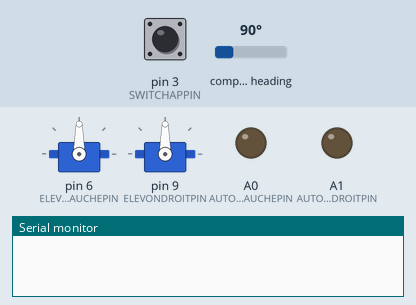
Recording of a sketch running on a simulated Arduino Uno, built with avr-gcc and run on an emulated ATmega328P. On the bench: 2 × servo, output pins drawn as LEDs (lit = HIGH), the last lines printed to the serial monitor. Wiring (inferred from the names in the program): CMPS compass at I2C address 0x60. The test bench sets the inputs (shaded band); at power-on: pin 3 (SWITCHAPPIN) HIGH, compass heading 90°. Storage starts empty.

Above: at 0.1 s.
At 1.1 s:
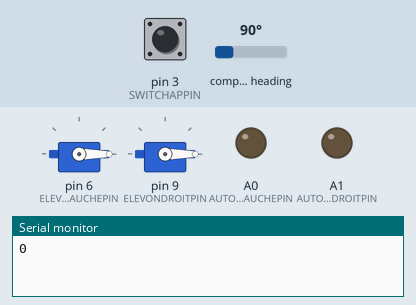
At 2.1 s:
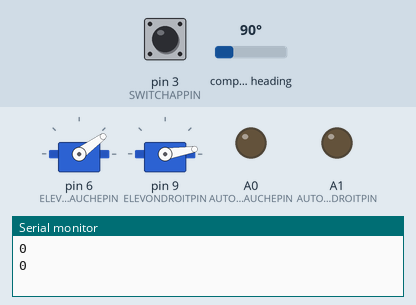
Timing chart, 0 to 3.6 s (numbered marks = the images above):
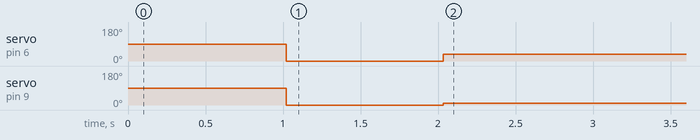

Measured:
- by itself, servo on pin 6 (ELEVONGAUCHEPIN): 90° → 0° at 1.0 s, → 36° 1.0 s later
- by itself, servo on pin 9 (ELEVONDROITPIN): 90° → 0° at 1.0 s, → 9° 1.0 s later

The sketch:

auto_pilot_v2.ino
```cpp
#include "auto_pilot_v2.h"

void setup() {
  if (DEBUG) {
    Serial.begin(9600);
  }
  //Initialisation centerale inertielle
  Wire.begin();

  //Initialisation carte SD
  SD.begin(SDCARDCSPIN);

  //Initialisation portes logiques
  pinMode(AUTOPILOTGAUCHEPIN, OUTPUT);
  pinMode(AUTOPILOTDROITPIN, OUTPUT);

  digitalWrite(AUTOPILOTGAUCHEPIN, LOW);
  digitalWrite(AUTOPILOTDROITPIN, LOW);

  //Initialisation servos
  elevon_gauche_servo.attach(ELEVONGAUCHEPIN);
  elevon_droit_servo.attach(ELEVONDROITPIN);

  //Initialisation lecture radio
  pinMode(SWITCHAPPIN, INPUT);
}

void loop() {
  etat_AP();
  digitalWrite(AUTOPILOTGAUCHEPIN, AP_engage);
  digitalWrite(AUTOPILOTDROITPIN, AP_engage);
  piloteAuto();
  logCarteSD();
}

void lecture_centrale_inertielle() {
  Wire.beginTransmission(ADRESSE_CMPS12);
  Wire.write(1); //Le premier octet n'est pas intéressant (version)
  Wire.endTransmission();

  Wire.requestFrom(ADRESSE_CMPS12, 5); //Récupération des octets 1 à 8 (1- Cap (8bits), 2 et 3 Cap (16 bits), 4 Tangage, 5 Roulis
  cap = Wire.read(); //Cap 8 bits
  cap16 = Wire.read();
  cap16 <<= 8;
  cap16 += Wire.read();
  roulis = Wire.read(); //(0,255)
  if (roulis >= 125 && roulis <= 179) {
    roulis = roulis - 102;
  }
  roulis = roulis - 76;

  tangage = Wire.read();
  if (tangage > 127) {
    tangage -= 255;
  }
  tangage = tangage - 15;
}

void mixage_elevons() {
  //Servo: 0=min, 90=max, 180=max
  consigne_elevon_gauche = (consigne_servos_roulis / 2) - (consigne_servos_tangage / 2);
  consigne_elevon_droit = (consigne_servos_roulis / 2) + (consigne_servos_tangage / 2);

  consigne_elevon_gauche *= 0.9;
  consigne_elevon_gauche += 90;

  consigne_elevon_droit *= 0.9;
  consigne_elevon_droit += 90;
}

void actionner_servos() {
  elevon_gauche_servo.write(consigne_elevon_gauche);
  elevon_droit_servo.write(consigne_elevon_droit);
}

void asservissement_position_angulaire(int consigne_roulis, int consigne_tangage) {
  erreur_roulis = consigne_roulis - roulis;
  erreur_tangage = consigne_tangage - tangage;

  position_angulaire_PID(erreur_roulis, erreur_tangage);
}

void position_angulaire_PID(int erreur_roulis, int erreur_tangage) {
  err_roulis_k = erreur_roulis;
  err_tang_k = erreur_tangage;

  consigne_servos_roulis = int(-Kppa * ((1+Kdpa/delta_t)*err_roulis_k - (Kdpa/delta_t)*err_roulis_k_1));
  err_roulis_k_1 = err_roulis_k;

  consigne_servos_tangage = int(-Kppa * ((1+Kdpa/delta_t)*err_tang_k - (Kdpa/delta_t)*err_tang_k_1));
  err_tang_k_1 = err_tang_k;
}

void logCarteSD() {
  fichierDonnees = SD.open("log.txt", FILE_WRITE);
  if (fichierDonnees) {
    fichierDonnees.println(String(millis()) + ";" + String(roulis) + ";" + String(cap16) + ";" + String(AP_engage) + ";" + String(Kppa));
    fichierDonnees.close();
  }
}

void piloteAuto() {
  lecture_centrale_inertielle();
  asservissement_position_angulaire(0, 0);
  mixage_elevons();
  actionner_servos();
}

void etat_AP() {
  int lecture = pulseIn(SWITCHAPPIN, HIGH);
  if (DEBUG) {
	Serial.println(lecture);
  }
  if (lecture > 1700){
    Kppa = 3;
    Kdpa = 2;
  } else {
    Kppa = 2;
    Kdpa = 1;
  }
  AP_engage = (lecture > 1300);
}
```

auto_pilot_v2.h
```cpp
#ifndef AUTOPILOT
#define AUTOPILOT

#define DEBUG 1

//Librairies
#include <Wire.h>
#include <Servo.h>
#include <SPI.h>
#include "SdFat.h"

#define ADRESSE_CMPS12 0x60

//Pins
#define AUTOPILOTGAUCHEPIN A0
#define AUTOPILOTDROITPIN A1
#define ELEVONGAUCHEPIN 6
#define ELEVONDROITPIN 9
#define SWITCHAPPIN 3
#define SDCARDCSPIN 4


//Variables

bool AP_engage = false;

int roulis;
int tangage;
int cap; //codé sur 8 bits
int cap16; // codé sur 16 bits

int consigne_roulis;
int consigne_tangage;
int consigne_moteur;

int erreur_roulis;
int erreur_tangage;

int consigne_elevon_gauche;
int consigne_elevon_droit;

int consigne_servos_roulis;
int consigne_servos_tangage;

float Kppa = 3; // Gain correcteur proportionnel asservissement position angulaire
float Kdpa = 0;
float delta_t = 0.1;

//Objets
Servo elevon_gauche_servo;
Servo elevon_droit_servo;

SdFat SD;
File fichierDonnees;

String logStr;

//PID
//erreurs
float err_roulis_k = 0;
float err_roulis_k_1 = 0;
float err_tang_k = 0;
float err_tang_k_1 = 0;


//Prototypes
void lecture_centrale_inertielle();
void mixage_elevons();
void actionner_servos();
void asservissement_position_angulaire(int consigne_roulis, int consigne_tangage);
void log_carte_SD();
void pilote_auto();
void etat_AP();
void position_angulaire_PID(int erreur_roulis, int erreur_tangage);


#endif
```
